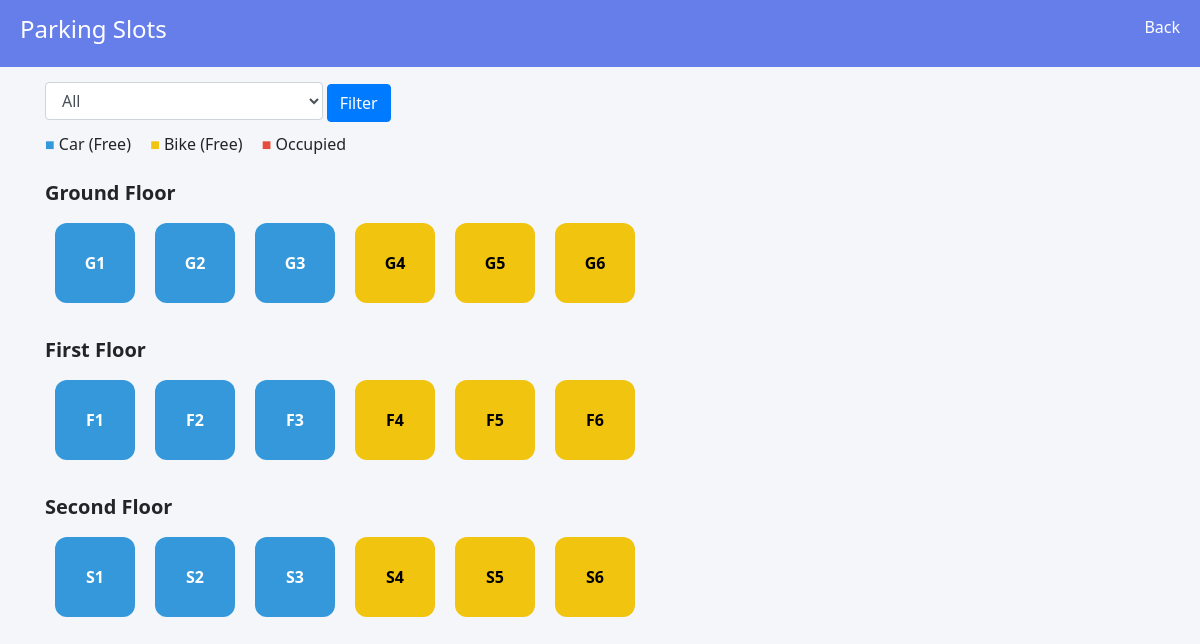
The app's page /users/slots.php (signed in) with its own data.
### tables this page shows
CREATE TABLE `slots` (
  `slot_id` int(11) NOT NULL,
  `slot_number` varchar(20) NOT NULL,
  `floor_id` int(11) DEFAULT NULL,
  `vehicle_type` enum('Car','Bike') NOT NULL,
  `status` enum('free','occupied') DEFAULT 'free'
);

CREATE TABLE `floors` (
  `floor_id` int(11) NOT NULL,
  `floor_name` varchar(50) NOT NULL
);

### users/slots.php (the view, shortened to what this page needs)
<?php
include('../includes/dbconnection.php');
$filter = "";
?>
<!DOCTYPE html>
<html>
<head>
<link rel="stylesheet" href="https://cdn.jsdelivr.net/npm/bootstrap@4.6.2/dist/css/bootstrap.min.css">
</head>
<body>
<div class="header">
    <h4>Parking Slots</h4>
    <a href="dashboard.php" style="color:white;">Back</a>
</div>
<div class="container">
<div class="filter-box">
    <form method="get">
        <select name="type" class="form-control w-25 d-inline">
            <option value="">All</option>
        </select>
        <button class="btn btn-primary">Filter</button>
    </form>
</div>
<div class="legend">
    <span><b style="color:#3498db;">■</b> Car (Free)</span>
    <span><b style="color:#f1c40f;">■</b> Bike (Free)</span>
    <span><b style="color:#e74c3c;">■</b> Occupied</span>
</div>
<?php
$query = mysqli_query($con, "
SELECT slots.*, floors.floor_name
FROM slots
JOIN floors ON slots.floor_id = floors.floor_id
$filter
ORDER BY floors.floor_id, slots.slot_number
");
$current_floor = "";
while($row = mysqli_fetch_array($query)){
    if($current_floor != $row['floor_name']){
        if($current_floor != ""){
            echo "</div>";
        }
        $current_floor = $row['floor_name'];
        echo "<h5 class='floor-title'>".$current_floor."</h5>";
        echo "<div class='slot-container'>";
    }
    $typeClass = strtolower($row['vehicle_type']);
    if($row['status'] == 'free'){
        echo "<a href='book-slot.php?slot_id=".$row['slot_id']."' style='text-decoration:none;'>
                <div class='slot free $typeClass'>".$row['slot_number']."</div>
              </a>";
    } else {
        echo "<div class='slot occupied'>".$row['slot_number']."</div>";
    }
}
echo "</div>";
?>
</div>
</body>
</html>

### users/slots.php (style rules this page uses)
body { background:#f4f6f9; font-family:'Segoe UI'; }
.header { background:#667eea; color:white; padding:15px 20px; display:flex; justify-content:space-between; }
.filter-box { margin-top:15px; }
.floor-title { margin-top:25px; font-weight:600; }
.slot-container { display:flex; flex-wrap:wrap; }
.slot { width:80px; height:80px; margin:10px; border-radius:12px; display:flex; align-items:center; justify-content:center; color:white; font-weight:bold; transition:0.3s; }
.free.car { background:#3498db; }
.free.bike { background:#f1c40f; color:black; }
.legend { margin-top:10px; }
.legend span { margin-right:15px; }

### records on screen
slots: floor.floor_name "Ground Floor", slot_number "G1"
slots: slot_number "G2"
slots: slot_number "G3"
slots: slot_number "G4"
slots: slot_number "G5"
slots: slot_number "G6"
slots: floor.floor_name "First Floor", slot_number "F1"
slots: slot_number "F2"
slots: slot_number "F3"
slots: slot_number "F4"
slots: slot_number "F5"
slots: slot_number "F6"
slots: floor.floor_name "Second Floor", slot_number "S1"
slots: slot_number "S2"
slots: slot_number "S3"
slots: slot_number "S4"
slots: slot_number "S5"
slots: slot_number "S6"
